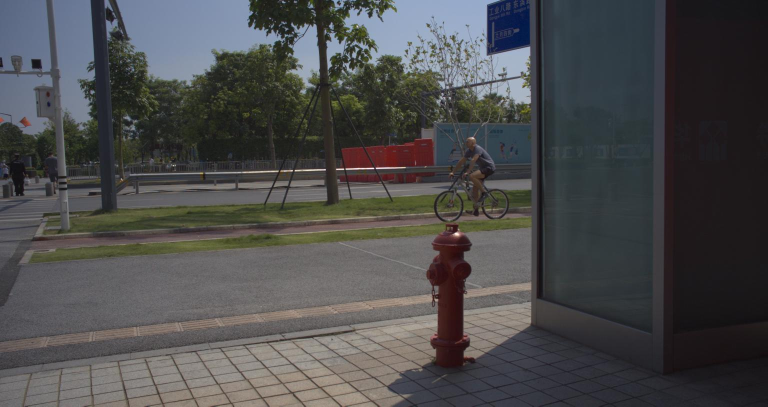
#> input picture a10_rgb/img_24.jpg, 1536 x 813 px (shown at 1/2 size)
$ python main.py
#> lines starting #> are read from the running program, lines starting #| are printed output that depends on the picture
from tkinter import Tk
from tkinter.filedialog import askopenfilename
import cv2
import scipy
import numpy as np
import matplotlib.pyplot as plt
from matplotlib.widgets import Slider


def create_gaussian_filter(x_coord, y_coord, sigma):
    return np.exp(-(x_coord**2 + y_coord**2) / (2 * sigma**2))


def apply_filter_and_inverse_fft(filter_matrix, fourier_shifted):
    filtered_fourier = filter_matrix * fourier_shifted
    filtered_image = np.real(scipy.fft.ifft2(scipy.fft.ifftshift(filtered_fourier)))
    return filtered_fourier, filtered_image


def plot_filtered_fourier(filtered_fourier):
    fourier_plot.clear()
    fourier_plot.plot_surface(
        X_coord, Y_coord, np.log(np.abs(filtered_fourier) + 1), cmap="viridis"
    )
    fourier_plot.set_zlim(0, 10)
    fourier_plot.set_zticks([5, 10])
    fourier_plot.set_xticks([])
    fourier_plot.set_yticks([])
    fourier_plot.set_title("H(u,v) * F(u,v)")


def plot_gaussian_filter(filter_matrix, sigma):
    filter_plot.clear()
    filter_plot.plot_surface(X_coord, Y_coord, filter_matrix, cmap="viridis")
    filter_plot.set_zticks([0.5, 1])
    filter_plot.set_xticks([])
    filter_plot.set_yticks([])
    filter_plot.set_title("H(u,v) [" + r"$\sigma$" + f" = {sigma}]")


def update_filter_on_slider_change(sigma_value):
    filter_matrix = create_gaussian_filter(
        X_coord_shifted, Y_coord_shifted, sigma_value
    )
    filtered_fourier, filtered_image = apply_filter_and_inverse_fft(
        filter_matrix, fourier_shifted
    )
    plot_gaussian_filter(filter_matrix, sigma_value)
    plot_filtered_fourier(filtered_fourier)
    image_plot.set_data(filtered_image)


root = Tk()
root.withdraw()
filename = askopenfilename()
#> the answer given: ../a10_rgb/img_24.jpg

image = cv2.imread(filename, cv2.IMREAD_GRAYSCALE)
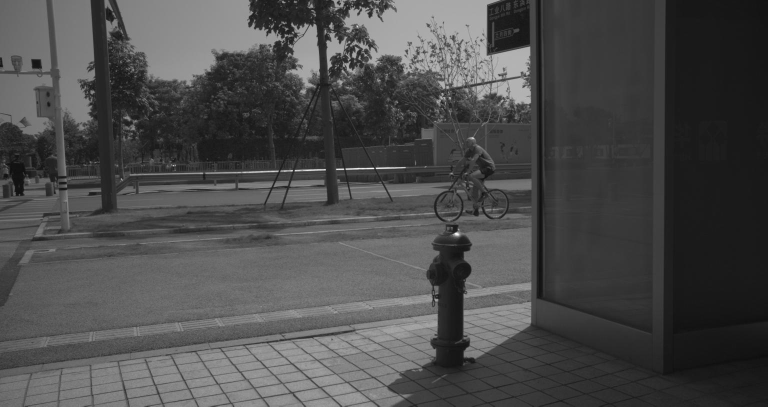
#> image: shape (813, 1536) (shown at 1/2 size); min 10, max 255, mean 75.7
image = cv2.resize(image, (128, 128)) / 255.0
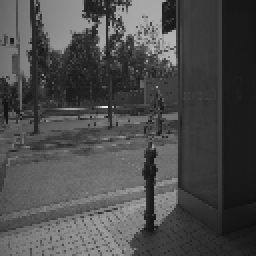
#> image: shape (128, 128) float64 (shown 2 times larger); min 0.0588, max 0.941, mean 0.297
assert len(image.shape) == 2, "Image must be grayscale"

fourier_transform = scipy.fft.fft2(image)
fourier_shifted = scipy.fft.fftshift(fourier_transform)

fig = plt.figure(figsize=(13, 4))
image_axis = fig.add_subplot(151)
image_axis.imshow(image, cmap="gray", vmin=0.0, vmax=1.0)
image_axis.axis("off")
image_axis.set_title("Image f(x,y)")

x = np.linspace(0, fourier_shifted.shape[0] - 1, fourier_shifted.shape[0])
#> x = 128 values from 0 to 127
y = np.linspace(0, fourier_shifted.shape[1] - 1, fourier_shifted.shape[1])
#> y = 128 values from 0 to 127
X_coord, Y_coord = np.meshgrid(x, y)
X_coord_shifted = X_coord - fourier_shifted.shape[0] / 2
Y_coord_shifted = Y_coord - fourier_shifted.shape[1] / 2

fourier_axis = fig.add_subplot(152, projection="3d")
fourier_axis.plot_surface(
    X_coord, Y_coord, np.log(np.abs(fourier_shifted) + 1), cmap="viridis"
)
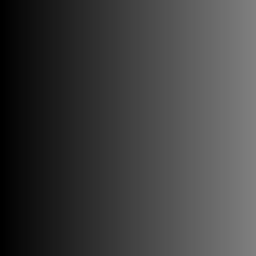
#> X_coord: shape (128, 128) float64 (shown 2 times larger); min 0, max 127, mean 63.5
fourier_axis.set_zlim(0, 10)
fourier_axis.set_zticks([5, 10])
fourier_axis.set_xticks([])
fourier_axis.set_yticks([])
fourier_axis.set_title("F(u,v)")

filter_matrix = create_gaussian_filter(X_coord_shifted, Y_coord_shifted, 20)
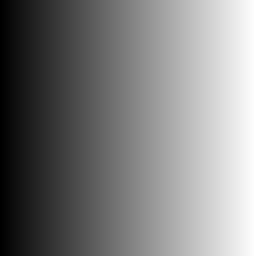
#> X_coord_shifted: shape (128, 128) float64 (shown 2 times larger); min -64, max 63, mean -0.5; drawn with min black and max white

filter_plot = fig.add_subplot(153, projection="3d")
filter_plot.plot_surface(X_coord, Y_coord, filter_matrix, cmap="viridis")
plot_gaussian_filter(filter_matrix, 20)
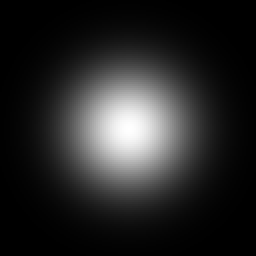
#> filter_matrix: shape (128, 128) float64 (shown 2 times larger); min 3.57e-05, max 1, mean 0.153

filtered_fourier, filtered_image = apply_filter_and_inverse_fft(
    filter_matrix, fourier_shifted
)
#> in apply_filter_and_inverse_fft, `filtered_image = np.real(scipy.fft.ifft2(scipy.fft.ifftshift(filtered_..`:
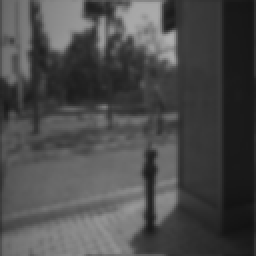
#> filtered_image: shape (128, 128) float64 (shown 2 times larger); min 0.0719, max 0.695, mean 0.297
fourier_plot = fig.add_subplot(154, projection="3d")
plot_filtered_fourier(filtered_fourier)

image_plot_axis = fig.add_subplot(155)
image_plot = image_plot_axis.imshow(filtered_image, cmap="gray", vmin=0.0, vmax=1.0)
image_plot_axis.axis("off")
image_plot_axis.set_title("Filtered g(x,y)")

slider_axis = plt.axes([0.25, 0.05, 0.65, 0.03])
sigma_slider = Slider(
    slider_axis, "Gaussian " + r"$\sigma$", 1, 50, valinit=20, valstep=1
)
sigma_slider.on_changed(update_filter_on_slider_change)
plt.show()
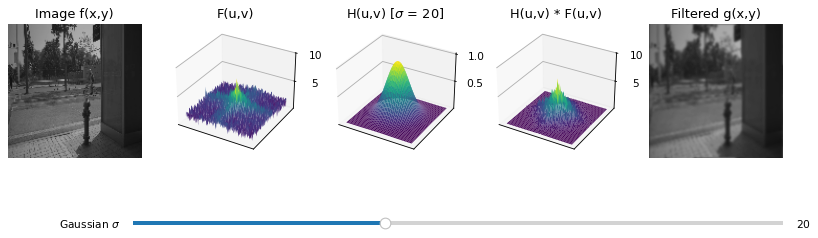
#> figure drawn by matplotlib, 6 panels
